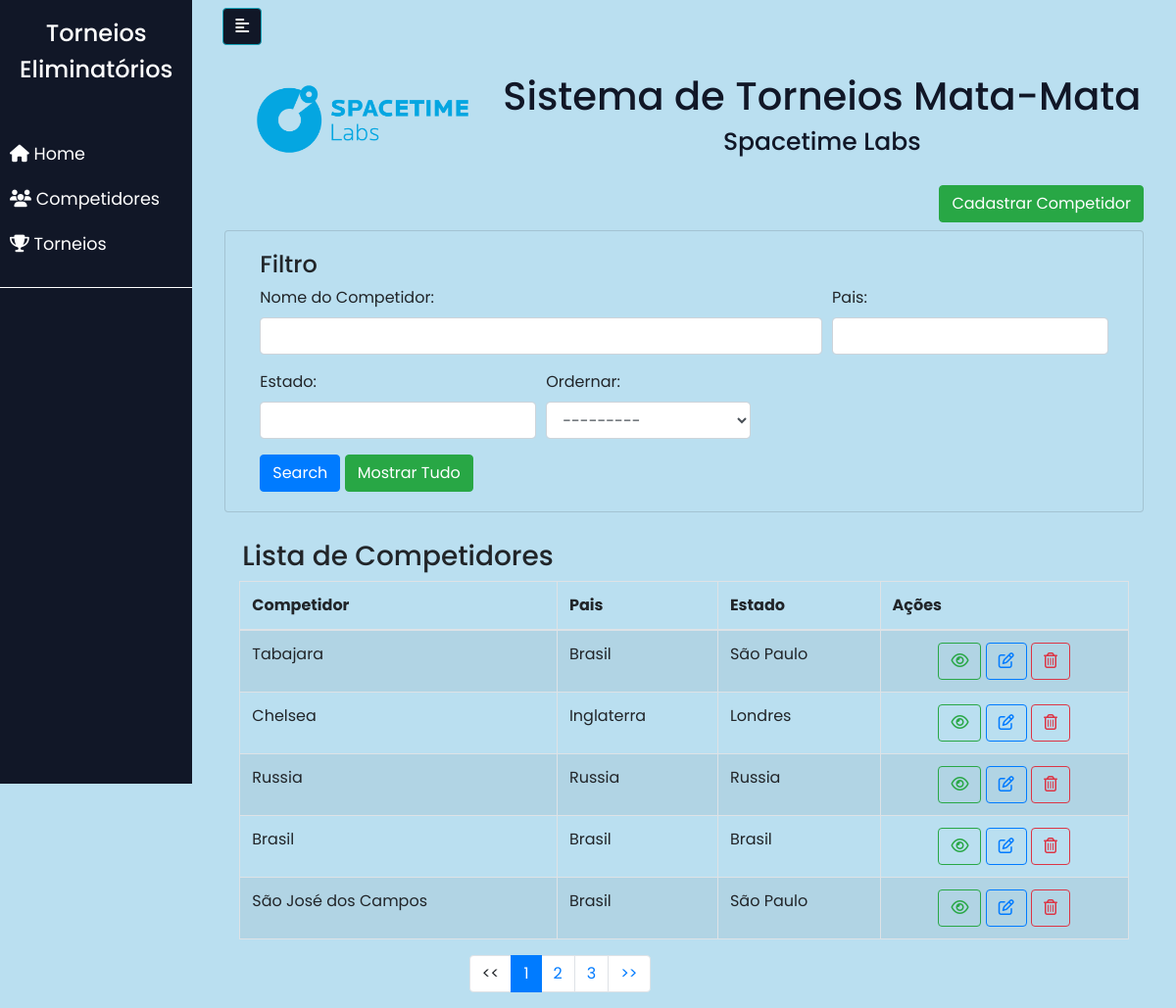
Page /competidor/buscar_competidor on the committed database.
### competidor/models.py (models this page shows, shortened)
class Competidor(models.Model):
    nome_competidor = models.CharField(max_length=120)
    pais = models.CharField(max_length=120)
    estado = models.CharField(max_length=120)
    class Meta:
        ordering = ["-id"]

### competidor/views.py (the view)
# urls.py: path("competidor/buscar_competidor", competidor_list, name="buscar_competidor"),
def competidor_list(request):
    context = {}
    template_name = "buscar_competidor.html"
    filtered_competidores = CompetidorFilter(
        request.GET, queryset=Competidor.objects.all()
    )
    context["filtered_competidores"] = filtered_competidores
    paginated_filtered_competidores = Paginator(filtered_competidores.qs, 5)
    page_number = request.GET.get("page")
    competidor_page_obj = paginated_filtered_competidores.get_page(page_number)
    try:
        items = paginated_filtered_competidores.page(page_number)
    except PageNotAnInteger:
        items = paginated_filtered_competidores.page(1)
    except EmptyPage:
        items = paginated_filtered_competidores.page(
            paginated_filtered_competidores.num_pages
        )
    index = competidor_page_obj.number - 1
    max_index = len(paginated_filtered_competidores.page_range)
    start_index = index - 5 if index >= 5 else 0
    end_index = index + 5 if index <= max_index - 5 else max_index
    page_range = paginated_filtered_competidores.page_range[start_index:end_index]
    context["competidor_page_obj"] = competidor_page_obj
    context["page_range"] = page_range
    context["items"] = items
    return render(request, template_name, context)

### competidor/templatetags/competidores_extras.py (called while the page is built, shortened)
@register.simple_tag
def competidores_url(value, field_name, urlencode=None):
    url = "?{}={}".format(field_name, value)
    return url

### competidor/templates/buscar_competidor.html (shortened to what this page needs)
{% extends 'base.html' %}
{% load bootstrap %}
{% load widget_tweaks %}
{% load competidores_extras %}
{% block content %}
<body>
  <div class="text-right">
    <a class="btn btn-success" href="/competidor/adicionar_competidor" role="button"
    style = "margin-bottom: .5rem;">Cadastrar Competidor</a>
  </div>
  <div class="card card-body" style="background-color: #badff0">
    <div class="container-fluid">
      <form method="get">
        <div class="well">
          <h4 style="margin-top: 0">Filtro</h4>
          <div class="form-row">
            <div class="form-group col-sm-4 col-md-8">
              {{ filtered_competidores.form.nome_competidor.label_tag }}
              {% render_field filtered_competidores.form.nome_competidor class="form-control" %}
            </div>
            <div class="form-group col-sm-4 col-md-4">
                {{ filtered_competidores.form.pais.label_tag }}
                {% render_field filtered_competidores.form.pais class="form-control" %}
            </div>
          </div>
          <div class="form-row">
            <div class="form-group col-sm-4 col-md-4">
              {{ filtered_competidores.form.estado.label_tag }}
              {% render_field filtered_competidores.form.estado class="form-control" %}
            </div>
            <div class="form-group col-sm-4 col-md-3">
                {{ filtered_competidores.form.ordering.label_tag }}
                {% render_field filtered_competidores.form.ordering class="form-control" %}
              </div>
          </div>
          <button type=submit class="btn btn-primary">Search</button>
          <a class="btn btn-success" href="/competidor/buscar_competidor" role="button">Mostrar Tudo</a>
        </div>
      </form>
    </div>
  </div>
  <div class="row">
    <h3 class="main" style="margin-top: 1em">Lista de Competidores</h3>
  </div>
  <div class="container-fluid">
    <div class="row">
      <div class="col-md-12">
        <table id="datatable" class="table table-striped table-bordered">
          <thead>
            <tr>
              <th>Competidor</th>
              <th>Pais</th>
              <th>Estado</th>
              <th>Ações</th>
            </tr>
          </thead>
          <tbody>
            {% for competidor in competidor_page_obj %}
              <tr>
                <td>{{ competidor.nome_competidor }}</td>
                <td>{{ competidor.pais }}</td>
                <td>{{ competidor.estado }}</td>
                <td>
                    <div class="text-center">
                      <a class="btn btn-outline-success" href="/competidor/exibir_competidor/{{ competidor.pk }}"
                      data-toggle="tooltip" data-placement="bottom" title="Visualizar os Dados">
                        <i class="fa fa-eye"></i>
                      </a>
                      <a class="btn btn-outline-primary" href="/competidor/editar_competidor/{{ competidor.pk }}"
                      data-toggle="tooltip" data-placement="bottom" title="Editar o Competidor">
                        <i class="fa fa-pencil-square-o"></i>
                      </a>
                      <a class="btn btn-outline-danger" href="deletar_competidor/{{ competidor.pk }}"
                      data-toggle="tooltip" data-placement="bottom" title="Deletar o Competidor">
                        <i class="fa fa-trash-o"></i>
                      </a>
                    </div>
                </td>
              </tr>
            {% endfor %}
          </tbody>
        </table>
      </div>
    </div>
  </div>
  {% if items.has_other_pages %}
    <div class="col-6 offset-3 text-center pagination-set">
      <nav aria-label="">
        <ul class="pagination">
          {% if items.has_previous %}
            <li class="page-item"><a class="page-link"
            href="{% competidores_url items.previous_page_number 'page' request.GET.urlencode %}"><<</a>
            </li>
          {% else %}
            <li class="page-item disable">
              <a class="page-link"><span><<</span></a>
            </li>
          {% endif %}
          {% for i in page_range %}
            {% if  items.number == i %}
              <li class="page-item active">
                <a class="page-link" href"#">{{i}}<span class="sr-only">(current)</span></a>
              </li>
            {% else %}
              <li class="page-item"><a class="page-link" href="{% competidores_url i 'page' request.GET.urlencode %}">{{i}}</a></li>
            {% endif %}
          {% endfor %}
          {% if items.has_next %}
            <li class="page-item"><a class="page-link" aria-label="Next"
              href="{% competidores_url items.next_page_number 'page' request.GET.urlencode %}">>></a>
            </li>
          {% else %}
            <li class="page-item disable"><a class="page-link"><span>>></span></a></li>
          {% endif %}
        </ul>
      </nav>
    </div>
  {% endif %}
{% endblock %}

### static/css/styles.css (style rules this page uses)
.main { margin-left: 0px; padding: 0px 33px; }
body { font-family: 'Poppins', sans-serif; background: #badff0; }
a, a:hover, a:focus { color: inherit; text-decoration: none; transition: all 0.3s; }

### rows in the picture
Competidor: nome_competidor "Tabajara", pais "Brasil", estado "São Paulo"
Competidor: nome_competidor "Chelsea", pais "Inglaterra", estado "Londres"
Competidor: nome_competidor "Russia", pais "Russia", estado "Russia"
Competidor: nome_competidor "Brasil", pais "Brasil", estado "Brasil"
Competidor: nome_competidor "São José dos Campos", pais "Brasil", estado "São Paulo"

### other values in the picture
{{ filtered_competidores.form.nome_competidor.label_tag }} "Nome do Competidor:"
{{ filtered_competidores.form.pais.label_tag }} "Pais:"
{{ filtered_competidores.form.estado.label_tag }} "Estado:"
{{ filtered_competidores.form.ordering.label_tag }} "Ordernar:"
{{ i }} "1"
{{ i }} "2" "3"
